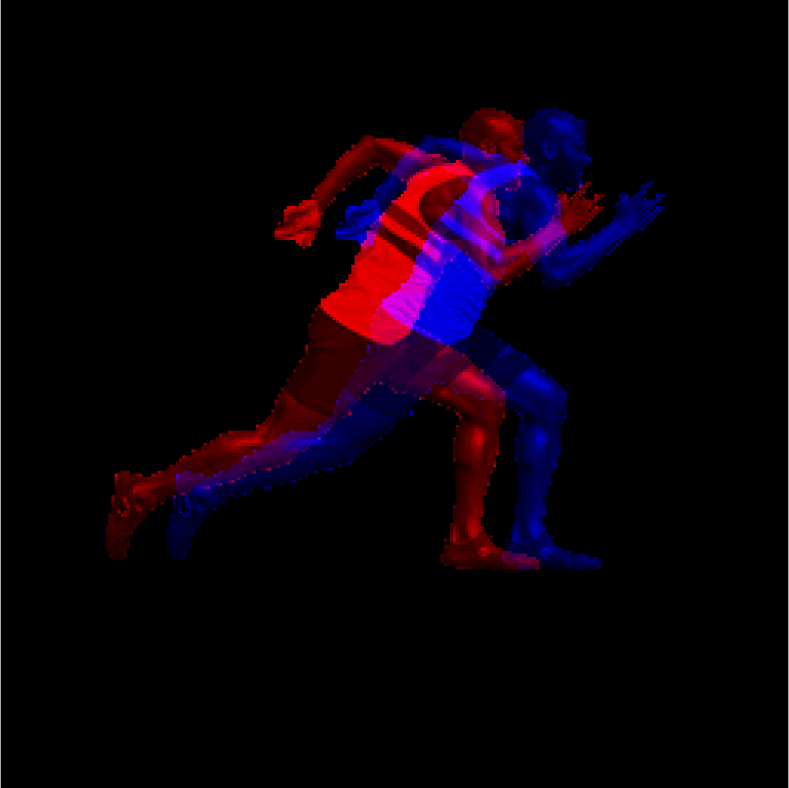
#> input picture data/synth_trs_trans.png, 2367 x 2363 px (shown at 1/3 size)
$ jupyter execute --allow-errors trs_bg_demo.ipynb
#> lines starting #> are read from the running program, lines starting #| are printed output that depends on the picture
[cell 1]
from utils.trs import lp_precomp
from utils.trs import trs
from utils.bg import background
import numpy as np
from skimage.io import imread
from skimage.transform import resize
import matplotlib.pyplot as plt

Compute TRS for image pair

Case 1: single translation

[cell 2]
op_res = (256, 256)

[cell 3]
img_rgb = resize(imread('data/synth_trs_trans.png'), op_res, mode = 'reflect')
img1 = img_rgb[:,:,0]
img2 = img_rgb[:,:,2]
#> (the rest of this cell did not finish here and is left out)

Case 2: single rotation

[cell 4]
img_rgb = resize(imread('data/synth_trs_rot.png'), op_res, mode = 'reflect')
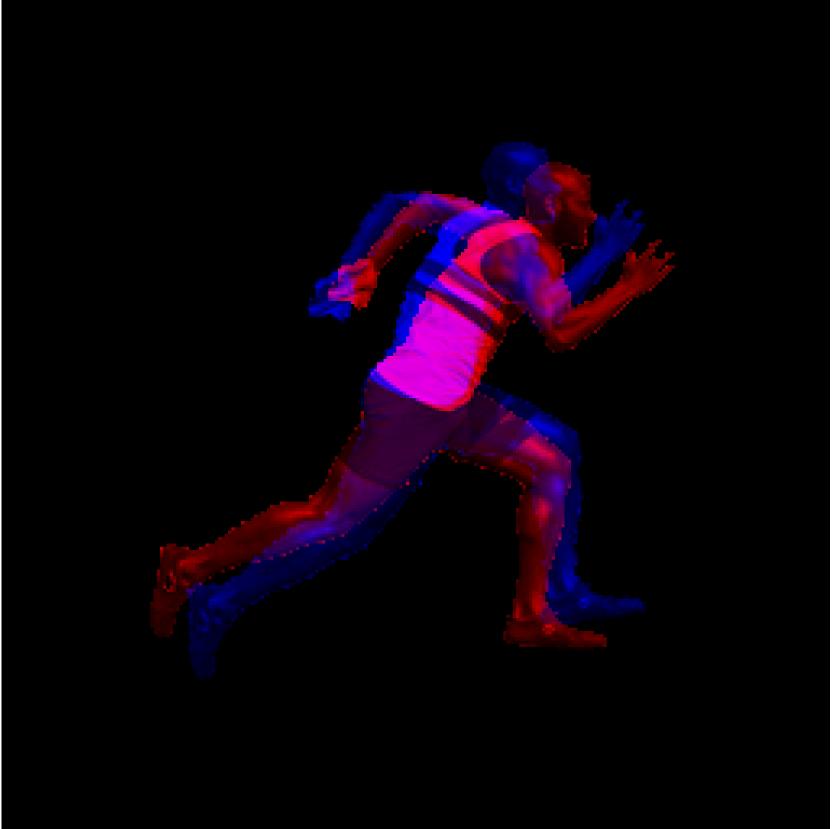
#> input picture data/synth_trs_rot.png, 3325 x 3313 px (shown at 1/4 size)
img1 = img_rgb[:,:,0]
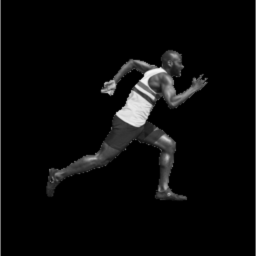
#> img1: shape (256, 256) float64; min 0, max 0.97, mean 0.0416
img2 = img_rgb[:,:,2]
#> (the rest of this cell did not finish here and is left out)

Case 3: single scaling

[cell 5]
img_rgb = resize(imread('data/synth_trs_sca.png'), op_res, mode = 'reflect')
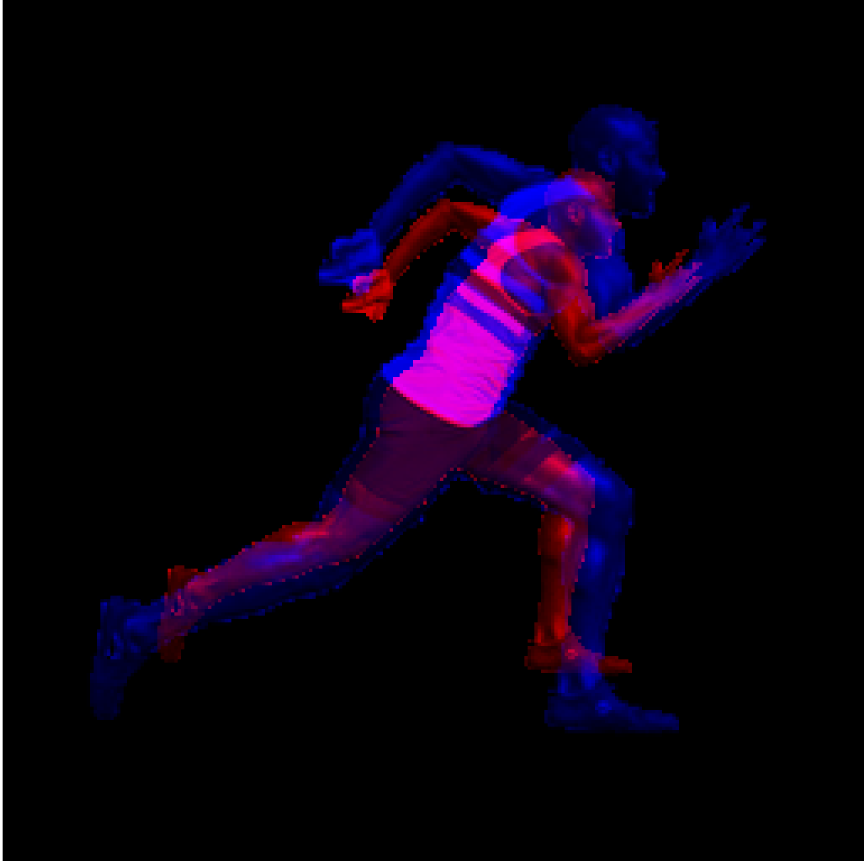
#> input picture data/synth_trs_sca.png, 2600 x 2583 px (shown at 1/3 size)
img1 = img_rgb[:,:,0]
img2 = img_rgb[:,:,2]
#> (the rest of this cell did not finish here and is left out)

Case 4: Multiple translations

[cell 6]
img_rgb = resize(imread('data/synth_trs_mt.png'), op_res, mode = 'reflect')
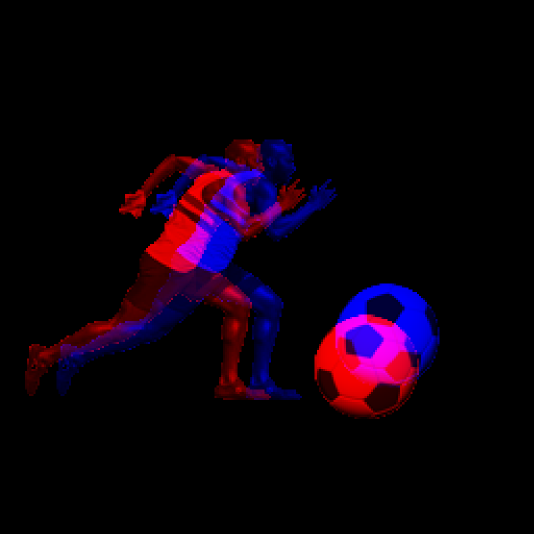
#> input picture data/synth_trs_mt.png, 1067 x 1067 px (shown at 1/2 size)
img1 = img_rgb[:,:,0]
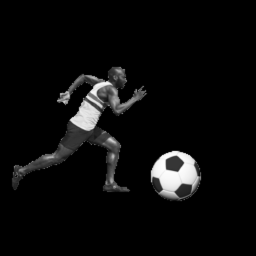
#> img1: shape (256, 256) float64; min 0, max 0.996, mean 0.0467
img2 = img_rgb[:,:,2]
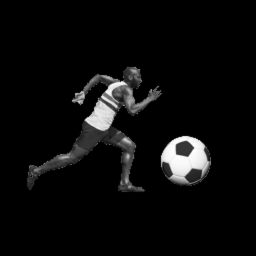
#> img2: shape (256, 256) float64; min 0, max 0.996, mean 0.0467
#> (the rest of this cell did not finish here and is left out)

Case 5: Complex TRS

[cell 7]
img_rgb = resize(imread('data/synth_trs_mtrs.png'), op_res, mode = 'reflect')
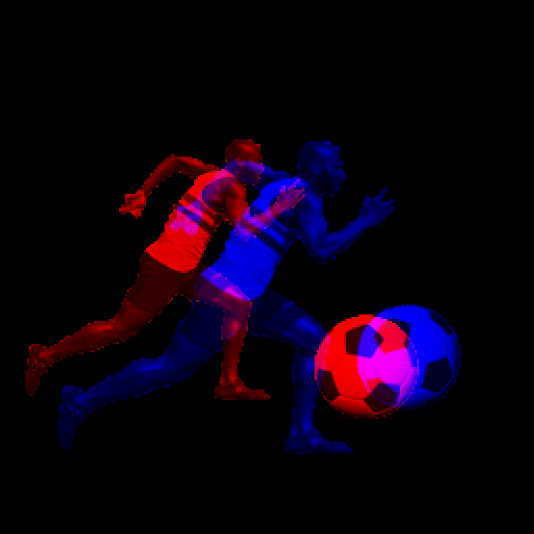
#> input picture data/synth_trs_mtrs.png, 1067 x 1067 px (shown at 1/2 size)
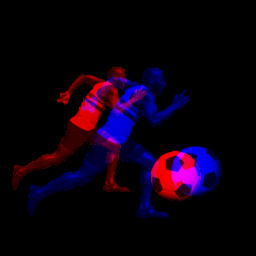
#> img_rgb: shape (256, 256, 3) float64; mean R, G, B 0.0467, 0, 0.0594
img1 = img_rgb[:,:,0]
img2 = img_rgb[:,:,2]
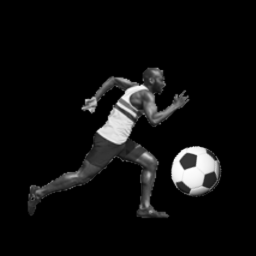
#> img2: shape (256, 256) float64; min 0, max 0.999, mean 0.0594
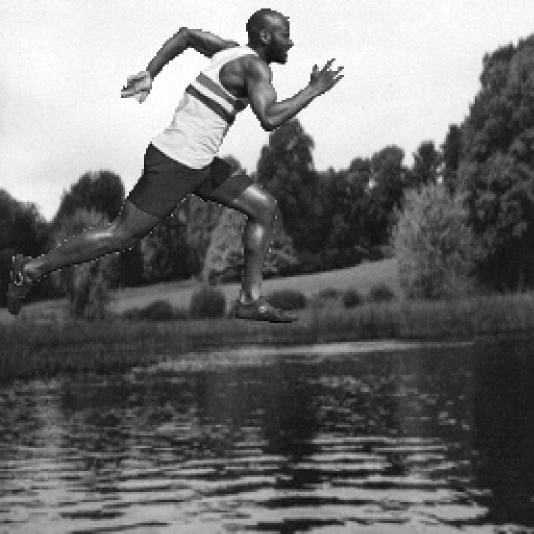
#> input picture data/runningman_river/01.png, 1067 x 1067 px (shown at 1/2 size)
#> (the rest of this cell did not finish here and is left out)

background subtraction

#> (a cell that did not finish here is left out)
